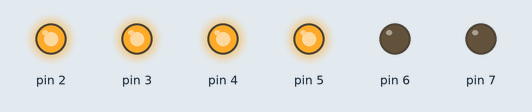
Bench run of a sketch on a simulated Arduino Uno, built with avr-gcc and run on an emulated ATmega328P. Parts: output pins drawn as LEDs (lit = HIGH). What the sketch prints to the serial monitor is not drawn.

Above: at 4.09 s.
Timing chart, 0 to 40.0 s (numbered marks = the images above):
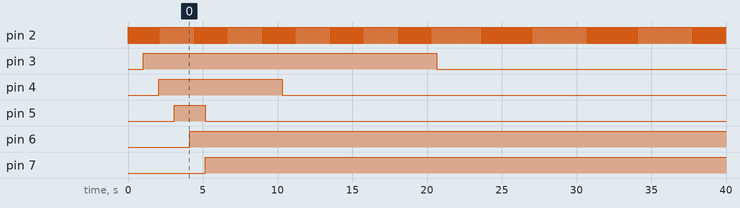

The sketch:

OS-main.ino
```cpp
#include "_PROGRAMS.h"
// Create global instances
_PROGRAMS _pr;
Timer sysTimer;
TaskManager ts;
Communication sysCom;


int main(){
  ///////////////////////////////////////////////////////////////////////////////////////
  // Define tasks for the scheduler
  Task ledOn([]() { _pr.ledOn(); }, true);
  Task ledOff([]() { _pr.ledOff(); }, true);
  Task ledLoading([]() { _pr.ledLoading(); }, false);

  // Enqueue the task pointer
  ts.tasksPriorityPtrQueue.enqueue(&ledOn);
  ts.tasksPriorityPtrQueue.enqueue(&ledOff);
  ts.tasksPriorityPtrQueue.enqueue(&ledLoading);
  ///////////////////////////////////////////////////////////////////////////////////////

  // Start the scheduler
  while(!ts.tasksPriorityPtrQueue.isEmpty()){ ts.run();}
  while(1){asm volatile("");}

  return 0;
}

// Timer2 Compare Match Interrupt Service Routine
ISR(TIMER2_COMPA_vect){
  sysTimer.systemTime++;
  if (!Scheduler::timedEventsTable.isEmpty()){
    Function_PTR func = Scheduler::timedEventsTable.getValue();
    uint32_t time = Scheduler::timedEventsTable.getKey();
    if (sysTimer.systemTime >= time){
      Scheduler::exe(func);
    }
  }
}
```

Communication.cpp
```cpp
#include "Communication.h"


Communication::Communication() {
  initCommunication();
}

void Communication::initCommunication() {
    // Set baud rate to 9600 (for example)
    UBRR0H = 0;
    UBRR0L = 103;
    // Enable transmitter and receiver
    UCSR0B = (1 << TXEN0) | (1 << RXEN0);
    // Set data frame format: 8 data bits, 1 stop bit, no parity
    UCSR0C = (1 << UCSZ00) | (1 << UCSZ01);
}

void Communication::print(const char *str) {
  while (char c = pgm_read_byte(str++)) {
    while (!(UCSR0A & (1 << UDRE0)));
    UDR0 = c;
  }
}

void Communication::print(uint16_t num) {
  char buffer[6]; // Buffer to hold the string representation of the number
  itoa(num, buffer, 10); // Convert the short to a string
  for (int i = 0; buffer[i] != '\0'; i++) {
    while (!(UCSR0A & (1 << UDRE0)));
    UDR0 = buffer[i];
  }
}

void Communication::print(uint32_t num) {
  char buffer[11]; // Buffer to hold the string representation of the number
  ultoa(num, buffer, 10); // Convert the unsigned long to a string
  for (int i = 0; buffer[i] != '\0'; i++) {
    while (!(UCSR0A & (1 << UDRE0)));
    UDR0 = buffer[i];
  }
}


void Communication::print(volatile char buffer[], uint8_t maxLength) {
  for (uint8_t i = 0; i < maxLength && buffer[i] != '\0'; i++) {
    while (!(UCSR0A & (1 << UDRE0)));
    UDR0 = buffer[i];
  }
}

void Communication::printChar(char character){
  while (!(UCSR0A & (1 << UDRE0)));
  UDR0 = character;
}

void Communication::printBool(bool value) {
    if (value == true) {
      printChar('1');
    } else {
      printChar('2');
    }
}

void Communication::receiveSerial(char* buffer) {
  uint8_t index = 0;

  while (index < sizeof(buffer) - 1) {
    while (!(UCSR0A & (1 << RXC0))) {
      // Wait for data to be available
    }
    char receivedChar = UDR0;
    if (receivedChar == '\n') {
      break; // End of string reached
    }
    buffer[index] = receivedChar;
    index++;
  }
  buffer[index] = '\0';  // Null-terminate string
}


void Communication::addToBuffer(volatile char buffer[], uint8_t maxLength) {
  uint8_t index = 0;
  char receivedChar;

  while (index < maxLength - 1) {
    if (UCSR0A & (1 << RXC0)) {
      receivedChar = UDR0;
      if (receivedChar == '\r' || receivedChar == '\n') {
        break; // Stop if a newline or carriage return is received
      } else if (receivedChar == ' '){continue;} //skip empty spaces
      buffer[index] = receivedChar;
      index++;
    }
  }

  buffer[index] = '\0'; // Null-terminate the buffer
}

bool Communication::isAvailable() {
  return (UCSR0A & (1 << RXC0)) != 0;
}
```

Communication.h
```cpp
#ifndef Communication_h
#define Communication_h

#include <avr/pgmspace.h> //REGISTER NAMES<io.h> + COPY-fn()
#include <stdlib.h> // itoa
#include <stdint.h> //uintX_t

/**
 * @class Communication
 * @brief A class for handling communication tasks.
 *
 * This class provides communication-related functionality.
 */
class Communication {
public:
    /**
     * @brief Initializes a new Communication instance.
     * This constructor initializes the communication settings.
     */
    Communication();

    /**
     * @brief Prints a null-terminated string to the communication channel.
     * @param str A pointer to a null-terminated string to be printed.
     */
    void print(const char *str);
    /**
     * @brief Prints an unsigned 16-bit integer to the communication channel.
     * @param num The number to be printed.
     */
    void print(uint16_t num);
    /**
     * @brief Prints an unsigned 32-bit integer to the communication channel.
     * @param num The number to be printed.
     */
    void print(uint32_t num);
    /**
     * @brief Prints the contents of a volatile character buffer to the communication channel.
     * @param buffer A pointer to a volatile character array.
     * @param maxLength The maximum number of characters to print.
     */
    void print(volatile char buffer[], uint8_t maxLength);
    /**
     * @brief Prints a character to the communication channel.
     * @param character The character to be printed.
     */
    void printChar(char character);
    /**
     * @brief Receives characters from the communication channel into a buffer.
     * @param buffer A pointer to a character array for storing received characters.
     * @param maxLength The maximum number of characters to receive.
     */
    void receiveSerial(char* buffer);
    /**
     * @brief Appends received characters to a buffer.
     * NOTE: the buffer gets cleared at every call
     * @param buffer A pointer to a volatile character array for appending characters.
     * @param maxLength The maximum number of characters to append.
     */
    void addToBuffer(volatile char buffer[], uint8_t maxLength);
    /**
     * @brief Checks if the communication channel is available.
     * @return true if communication channel is available, false otherwise.
     */
    bool isAvailable();

    void printBool(bool value);

private:
    /**
     * @brief Initialize the communication settings.
     *
     * This private method initializes the communication settings or performs
     * any necessary setup for the communication channel.
     */
    void initCommunication();
};

#endif
```

LookupTable.cpp
```cpp
#include "LookupTable.h"

LookupTable::LookupTable() : size(0) {}

LookupTable::~LookupTable() {}

void LookupTable::addEntry(uint32_t key, Function_PTR value) {
    if (size < MaxSize) {
        table[size].key = key;
        table[size].value = value;
        size++;
        this->sortTable();
    }
}

void LookupTable::removeEntry() {
    if (size > 0) {
        for (uint32_t i = 0; i < size - 1; ++i) {
            table[i] = table[i + 1];
        }
        size--;
    }
}


void LookupTable::sortTable() {
    // Bubble sort for simplicity (you can replace it with a more efficient sorting algorithm)
    for (uint32_t i = 0; i < size - 1; ++i) {
        for (uint32_t j = 0; j < size - i - 1; ++j) {
            if (table[j].key > table[j + 1].key) {
                // Swap elements without using std::swap
                TableEntry temp = table[j];
                table[j] = table[j + 1];
                table[j + 1] = temp;
            }
        }
    }
}


void LookupTable::resize(uint32_t newSize) {
    // No need to dynamically allocate memory; use a fixed-size array
    if (newSize <= MaxSize) {
        size = newSize;
    }
}

bool LookupTable::isEmpty() const {
    return size == 0;
}

Function_PTR LookupTable::getValue() const {
    if (size > 0) {
        return table[0].value;
    } else {
        // Return a default value or handle the case when the table is empty
        return nullptr; // You can modify this based on your needs
    }
}

uint32_t LookupTable::getKey() const {
    if (size > 0) {
        return table[0].key;
    } else {
        // Return a default value or handle the case when the table is empty
        return 0; // You can modify this based on your needs
    }
}
```

LookupTable.h
```cpp
#ifndef LOOKUP_TABLE_H
#define LOOKUP_TABLE_H

#include <stdint.h>

// Function pointer type definition
typedef void (*Function_PTR)();

/**
 * @brief Class representing a lookup table stored in flash memory
 * This class provides methods to add, remove, sort, and retrieve entries from the table.
 */
class LookupTable {
public:
    LookupTable();
    ~LookupTable();

    // Add a key-value pair to the table
    void addEntry(uint32_t key, Function_PTR value);
    // Remove the first entry from the table
    void removeEntry();
    // Sort the table based on keys
    void sortTable();
    // check if the table is empty
    bool isEmpty() const;
    //get the value
    Function_PTR getValue() const;
    // Get the first key in the table
    uint32_t getKey() const;

private:
    /**
     * @brief Structure representing a single entry in the lookup table
     */
    struct TableEntry {
        uint32_t key;
        Function_PTR value;
    };

    // Define a maximum size for the table (adjust as needed)
    static const uint32_t MaxSize = 50;

    // Use PROGMEM for the fixed-size array
    TableEntry table[MaxSize];
    // Current size of the table
    uint32_t size;
    // Resize the table to a new size
    void resize(uint32_t newSize);
};

#endif // LOOKUP_TABLE_H
```

Memory.cpp
```cpp
#include "Memory.h"


FlashMemory::FlashMemory() {
    // Constructor implementation (if needed)
}

void FlashMemory::storeInFlash(Function_PTR function) {
    Function_PTR func;
    memcpy_P(&func, &function, sizeof(Function_PTR));

}
```

Memory.h
```cpp
#ifndef Memory_h
#define Memory_h

#include <avr/pgmspace.h>
#include "Queue.h"

typedef void (*Function_PTR)();


/**
 * @brief Class to handle Flash Memory operations
*/
class FlashMemory{
public:
    /**
     * @brief Constructor for FlashMemory class
     */
    FlashMemory();
    /**
     * @brief Store a function pointer in flash memory
     * @param function The function pointer to store
     */
    void storeInFlash(Function_PTR function);
private:

};
#endif
```

Queue.h
```cpp
#ifndef Queue_h
#define Queue_h


#include <stdint.h>
/**
 * @brief A template class for a simple linked list-based queue.
 *
 * This class provides basic queue operations, including enqueue, dequeue, peek,
 * isEmpty, and clear. It is a templated class, allowing you to store elements
 * of any data type in the queue.
 *
 * @tparam EVENT The type of data elements to store in the queue.
 */
template <typename EVENT>
class Queue {
public:
    /**
     * @brief Constructor for the Queue class.
     */
    Queue();

    /**
     * @brief Destructor for the Queue class.
     */
    ~Queue();

    /**
     * @brief Enqueues a new element into the queue.
     *
     * @param val The value to be enqueued.
     */
    void enqueue(EVENT val);

    /**
     * @brief Dequeues and removes the front element from the queue.
     */
    void dequeue();

    /**
     * @brief Retrieves the value of the front element without dequeuing it.
     *
     * @return The value of the front element.
     */
    EVENT peek();

    /**
     * @brief Checks if the queue is empty.
     *
     * @return True if the queue is empty, false otherwise.
     */
    bool isEmpty();

    /**
     * @brief Clears the queue by removing all elements.
     */
    void clear();

    /**
     * @brief Returns the number of elements in the queue.
     *
     * @return The number of elements in the queue.
     */
    uint16_t currentSize() const;

    /**
     * @brief Sort the queue.
     */
    void sort();

private:
    struct Node {
        EVENT data;
        Node* next;
    };
    Node* front;
    Node* rear;
};

#include "Queue.tpp"  // Include the template implementation

#endif
```

Queue.tpp
```cpp
template <typename EVENT>
Queue<EVENT>::Queue() {
    front = rear = nullptr;
}

template <typename EVENT>
Queue<EVENT>::~Queue() {
    clear();
}

/*
template <typename EVENT>
void Queue<EVENT>::enqueue(EVENT val) {
    Node* newNode = new Node;
    newNode->data = val;
    newNode->next = nullptr;

    if (isEmpty()) {
        front = rear = newNode;
    } else if (val < front->data) {
        // If the new element is smaller than the front, it becomes the new front.
        newNode->next = front;
        front = newNode;
    } else {
        Node* current = front;
        Node* previous = nullptr;

        while (current != nullptr && current->data < val) {
            previous = current;
            current = current->next;
        }

        // Insert the new element after 'previous' and before 'current'.
        previous->next = newNode;
        newNode->next = current;

        if (current == nullptr) {
            // If 'current' is nullptr, the new element becomes the new rear.
            rear = newNode;
        }
    }
}*/

template <typename EVENT>
void Queue<EVENT>::enqueue(EVENT val) {
    Node* newNode = new Node;
    newNode->data = val;
    newNode->next = nullptr;

    if (isEmpty()) {
        front = rear = newNode;
    } else {
        rear->next = newNode;
        rear = newNode;
    }
}


template <typename EVENT>
void Queue<EVENT>::dequeue() {
    if (isEmpty()) {
        return;
    }

    Node* temp = front;
    front = front->next;
    delete temp;
}

template <typename EVENT>
EVENT Queue<EVENT>::peek() {
    if (isEmpty()) {
        return EVENT();
    }
    return front->data;
}

template <typename EVENT>
bool Queue<EVENT>::isEmpty() {
    return front == nullptr;
}

template <typename EVENT>
void Queue<EVENT>::clear() {
    while (!isEmpty()) {
        dequeue();
    }
}

template <typename EVENT>
uint16_t Queue<EVENT>::currentSize() const {
    uint16_t count = 0;
    Node* current = front;
    while (current != nullptr) {
        count++;
        current = current->next;
    }
    return count;
}


template <typename EVENT>
void Queue<EVENT>::sort() {
    uint16_t size = currentSize();
    if (size <= 1) {
        // No need to sort if there are 0 or 1 elements.
        return;
    }

    Node* current = front;
    Node* nextNode = current->next;

    for (uint16_t i = 0; i < size - 1; i++) {
        for (uint16_t j = 0; j < size - i - 1; j++) {
            if (current->data > nextNode->data) {
                // Swap the data of the two nodes.
                uint32_t temp = current->data;
                current->data = nextNode->data;
                nextNode->data = temp;
            }
            // Move to the next node.
            current = nextNode;
            nextNode = nextNode->next;
        }
        // Reset current and nextNode for the next pass.
        current = front;
        nextNode = current->next;
    }
}
```

Scheduler.cpp
```cpp
#include "Scheduler.h"

LookupTable Scheduler::timedEventsTable;


Scheduler::Scheduler(){

}

void Scheduler::timedEvent(uint32_t time, Program_PTR event) {
   Scheduler::timedEventsTable.addEntry(time, event);
}


void Scheduler::exe(Function_PTR func){
    func();
   Scheduler::timedEventsTable.removeEntry();

}
```

Scheduler.h
```cpp
#ifndef Scheduler_h
#define Scheduler_h

#include "TaskManager.h"
#include "LookupTable.h"
#include "Memory.h"
#include "Timer.h"


/**
 * @brief Class to handle scheduling of timed events
 * Allows scheduling functions to be executed after a specified time.
 */
class Scheduler{
public:
    Scheduler();
    static LookupTable timedEventsTable;
    static void timedEvent(uint32_t time, Program_PTR event);
    static void exe(Function_PTR func);

private:


};
#endif
```

TaskManager.cpp
```cpp
#include "TaskManager.h"


TaskManager::TaskManager(){

}


void TaskManager::run() {
    if (!tasksPriorityPtrQueue.isEmpty()) {
        Task* nextTask = tasksPriorityPtrQueue.peek();
        if (nextTask != nullptr) {
            // Call the function pointer if it points to a function
            (*(nextTask->_program_))();
            if (nextTask->__isRepeatable) {
                // Re-enqueue the task for repetition
                tasksPriorityPtrQueue.enqueue(nextTask);
            }
            nextTask->__isDone = true;
        }
        tasksPriorityPtrQueue.dequeue();
    }
}

void TaskManager::kill(){
    tasksPriorityPtrQueue.dequeue();
}
```

TaskManager.h
```cpp
#ifndef TaskManager_h
#define TaskManager_h

#include <stdint.h>
#include "Queue.h"
#include "Tasks.h"

/**
 * @brief Class to manage and schedule tasks
 * Handles the execution and management of tasks in a priority queue.
 */
class TaskManager{
public:
    Queue<Task*> tasksPriorityPtrQueue;
    TaskManager();
    void run();

private:
    void kill();
};
#endif
```

Tasks.cpp
```cpp
#include "Tasks.h"


Task::Task(Program_PTR _program_, bool ___isRepeatable){
    this->_program_ = _program_;
    this->__isDone = 0;
    this->__isRepeatable = ___isRepeatable;
}
```

Tasks.h
```cpp
#ifndef Tasks_h
#define Tasks_h

#include <stdint.h>

// Function pointer type definition for program task
typedef void (*Program_PTR)();

/**
 * @brief Class representing a task in the system
 * Each task has a priority, a function to execute, and flags for completion and repeatability.
 */
class Task {
public:
    uint8_t priority;
    Program_PTR _program_;
    bool __isDone;
    bool __isRepeatable;
    Task(Program_PTR _program_, bool ___isRepeatable);
private:

};


#endif
```

Timer.cpp
```cpp
#include "Timer.h"

uint32_t Timer::systemTime = 0;


Timer::Timer(){
// Set up Timer2 to generate a 1ms interrupt
    TCCR2A = 0;  // Timer2 control register A - set all bits to 0
    TCCR2B = 0;  // Timer2 control register B - set all bits to 0
    OCR2A = 128;  // Set compare match register to generate 1ms intervals for
    TCCR2A |= (1 << WGM21);  // Timer Mode: CTC mode (Clear Timer on Compare Match)
    //TCCR2B |= (1 << CS22) | (1 << CS21) | (1 << CS20); //prescaler 1024
    TCCR2B = (1 << CS22) | (1 << CS20); // Prescaler 128
    TIMSK2 |= (1 << OCIE2A);  // Enable Timer2 interrupt
    sei();
    // Disable Timer2 interrupt [TIMSK2 &= ~(1 << OCIE2A);]
}

void Timer::customDelayMicroseconds(unsigned long us) {
  while (us--) {
    asm volatile ("nop"); // Execute a no-operation (one clock cycle delay)
  }
}

uint32_t Timer::getTimeMilliSeconds(){
    return Timer::systemTime;
}

uint32_t Timer::getTimeSeconds(){
    return Timer::systemTime / 1000;
}
```

Timer.h
```cpp
#ifndef Timer_h
#define Timer_h

#include <avr/io.h>
#include <avr/interrupt.h>
#include <stdint.h>


/**
 * @brief Class to handle system timing operations
 * Provides methods for delays and retrieving system time.
 */
class Timer{
public:
    Timer();
    static void customDelayMicroseconds(unsigned long us);
    uint32_t getTimeMilliSeconds();
    uint32_t getTimeSeconds();
    static uint32_t systemTime;

private:

};
#endif
```

Source omitted: _PROGRAMS.cpp (1544 bytes), _PROGRAMS.h (578 bytes), Pins.cpp (1249 bytes), Pins.h (1673 bytes)

Measured:
- by itself, pin 2: alternates HIGH for 0.05 s and LOW for 0.05 s
- by itself, pin 3: LOW → HIGH at 1.0 s, → LOW 19.6 s later
- by itself, pin 4: LOW → HIGH at 2.1 s, → LOW 8.3 s later
- by itself, pin 5: LOW → HIGH at 3.1 s, → LOW 2.1 s later
- by itself, pin 6: LOW → HIGH at 4.1 s
- by itself, pin 7: LOW → HIGH at 5.2 s
